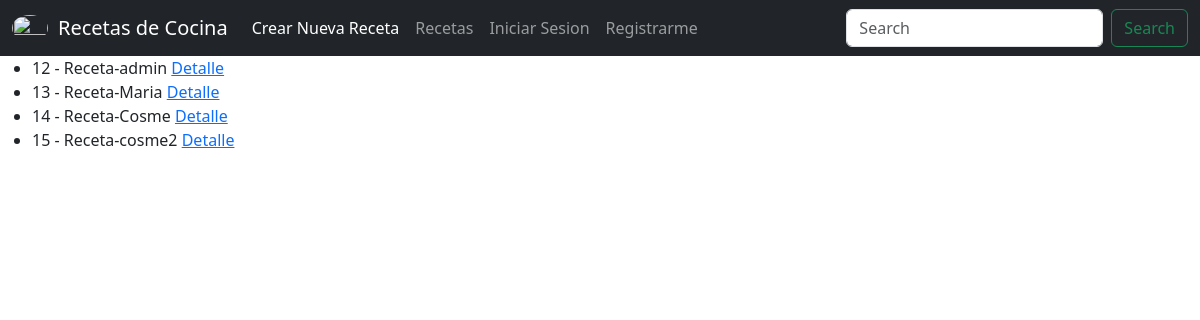
Screenshot of /receta/list/ with the database file from the repository.
### AppRecetas/models.py (models this page shows)
class Receta(models.Model):
    nombre_receta = models.CharField(max_length=30)
    descripcion_breve_receta = models.CharField(max_length=100)
    lista_de_ingredientes = models.CharField(max_length=100)
    pasos_a_seguir = models.CharField(max_length=100)
    publisher = models.ForeignKey(to=User, on_delete = models.CASCADE, related_name="publisher")
    imagen = models.ImageField(upload_to="posts", null=True, blank=True)
    def __str__(self):
        return f"{self.id} - {self.nombre_receta}"

### AppRecetas/views.py (the view)
# urls.py: path('receta/list/', RecetaList.as_view(), name="receta-list"),
class RecetaList(ListView):
    model = Receta

### AppRecetas/templates/AppRecetas/receta_list.html (shortened to what this page needs)
{% extends "AppRecetas/base.html" %}
{% block main %}<ul>
    <h1> Lista de Recetas </h1>
    {% for post in object_list %}
    <li>
        {{post}}
        <a href="{% url 'receta-detail' post.id %}" > Detalle</a>
    </li>
    {% endfor %}
    </ul>
{% endblock %}

### rows the page displays
Receta: id+nombre_receta "12 - Receta-admin"
Receta: id+nombre_receta "13 - Receta-Maria"
Receta: id+nombre_receta "14 - Receta-Cosme"
Receta: id+nombre_receta "15 - Receta-cosme2"
